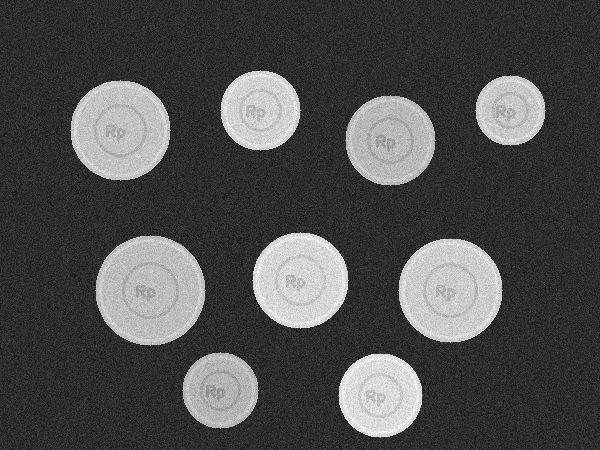
#> input picture sample_images/bimodal_coins.png, 600 x 450 px; its folder holds 4 pictures in this run
$ python 01_thresholding.py
#> lines starting #> are read from the running program, lines starting #| are printed output that depends on the picture; after the words box and inside, x2 and y2 are one past the last pixel; in counts of white or black regions, pixels touching at a corner belong together
"""
Modul Praktikum 05 - Bagian 1: Teknik Penambangan Ambang (Thresholding)
Topik:
1. Global Thresholding (Binary, Binary Inv, Trunc, ToZero)
2. Otsu's Thresholding (Penentuan ambang otomatis berbasis histogram bimodal)
3. Adaptive Thresholding (Mean-C vs Gaussian-C) untuk menangani variasi pencahayaan
"""

import os
import cv2
import numpy as np
import matplotlib.pyplot as plt

def demo_global_thresholding(img_gray):
    """
    Mendemonstrasikan berbagai mode Global Thresholding dengan nilai ambang tetap (T=127).
    """
    threshold_value = 127
    max_value = 255

    ret, thresh_bin = cv2.threshold(img_gray, threshold_value, max_value, cv2.THRESH_BINARY)
    ret, thresh_bin_inv = cv2.threshold(img_gray, threshold_value, max_value, cv2.THRESH_BINARY_INV)
    ret, thresh_trunc = cv2.threshold(img_gray, threshold_value, max_value, cv2.THRESH_TRUNC)
    ret, thresh_tozero = cv2.threshold(img_gray, threshold_value, max_value, cv2.THRESH_TOZERO)
    ret, thresh_tozero_inv = cv2.threshold(img_gray, threshold_value, max_value, cv2.THRESH_TOZERO_INV)

    results = {
        "Original Grayscale": img_gray,
        "THRESH_BINARY (T=127)": thresh_bin,
        "THRESH_BINARY_INV": thresh_bin_inv,
        "THRESH_TRUNC": thresh_trunc,
        "THRESH_TOZERO": thresh_tozero,
        "THRESH_TOZERO_INV": thresh_tozero_inv
    }
    return results

def demo_otsu_thresholding(img_bimodal):
    """
    Mendemonstrasikan Otsu's Binarization.
    Algoritma Otsu secara otomatis mencari threshold T optimal yang memaksimalkan
    variansi antar-kelas (between-class variance) pada citra berhistogram bimodal.
    """
    # 1. Global Thresholding biasa (T=127 acak)
    ret_global, thresh_global = cv2.threshold(img_bimodal, 127, 255, cv2.THRESH_BINARY)

    # 2. Otsu's Thresholding langsung pada citra grayscale
    ret_otsu, thresh_otsu = cv2.threshold(img_bimodal, 0, 255, cv2.THRESH_BINARY + cv2.THRESH_OTSU)

    # 3. Otsu's Thresholding setelah Gaussian Blur (mengurangi noise)
    blurred = cv2.GaussianBlur(img_bimodal, (5, 5), 0)
    ret_otsu_blur, thresh_otsu_blur = cv2.threshold(blurred, 0, 255, cv2.THRESH_BINARY + cv2.THRESH_OTSU)

    print(f"[Otsu Demo] Optimal Threshold tanpa filter: {ret_otsu:.2f}")
    print(f"[Otsu Demo] Optimal Threshold setelah Gaussian Blur: {ret_otsu_blur:.2f}")

    return {
        "original": img_bimodal,
        "global": thresh_global,
        "otsu": thresh_otsu,
        "otsu_blur": thresh_otsu_blur,
        "t_otsu": ret_otsu,
        "t_otsu_blur": ret_otsu_blur
    }

def demo_adaptive_thresholding(img_uneven):
    """
    Mendemonstrasikan keunggulan Adaptive Thresholding dibandingkan Global Thresholding
    pada citra dengan pencahayaan tidak seragam (non-uniform illumination).
    """
    # 1. Global Otsu (akan gagal karena bagian terang dan gelap memiliki nilai dasar berbeda)
    ret_otsu, thresh_otsu = cv2.threshold(img_uneven, 0, 255, cv2.THRESH_BINARY + cv2.THRESH_OTSU)

    # 2. Adaptive Mean Thresholding
    # T(x,y) = rata-rata area blok 11x11 dikurangi konstanta C (2)
    thresh_adapt_mean = cv2.adaptiveThreshold(
        img_uneven, 255, cv2.ADAPTIVE_THRESH_MEAN_C, cv2.THRESH_BINARY, blockSize=15, C=4
    )

    # 3. Adaptive Gaussian Thresholding
    # T(x,y) = bobot Gaussian area blok 11x11 dikurangi C
    thresh_adapt_gauss = cv2.adaptiveThreshold(
        img_uneven, 255, cv2.ADAPTIVE_THRESH_GAUSSIAN_C, cv2.THRESH_BINARY, blockSize=15, C=4
    )

    return {
        "Citra Pencahayaan Tidak Merata": img_uneven,
        f"Global Otsu (Gagal, T={ret_otsu:.1f})": thresh_otsu,
        "Adaptive Mean (Block=15, C=4)": thresh_adapt_mean,
        "Adaptive Gaussian (Block=15, C=4)": thresh_adapt_gauss
    }

def main():
    base_dir = os.path.dirname(os.path.abspath(__file__))
    sample_dir = os.path.join(base_dir, "sample_images")
    output_dir = os.path.join(base_dir, "output")
    os.makedirs(output_dir, exist_ok=True)

    print("==================================================")
    print("PRAKTIKUM 05: SEGMENTASI CITRA DENGAN THRESHOLDING")
    print("==================================================")

    # Load citra uji
    path_coins = os.path.join(sample_dir, "bimodal_coins.png")
    path_uneven = os.path.join(sample_dir, "uneven_light.png")

    img_coins = cv2.imread(path_coins, cv2.IMREAD_GRAYSCALE)
#> img_coins is the input picture: shape (450, 600); min 2, max 255, mean 77.9
    img_uneven = cv2.imread(path_uneven, cv2.IMREAD_GRAYSCALE)
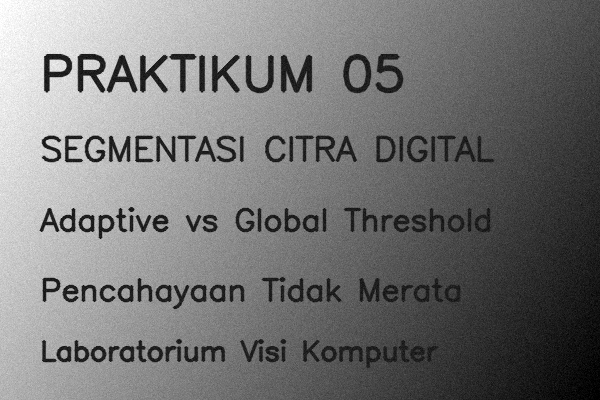
#> input picture sample_images/uneven_light.png, 600 x 400 px
#> img_uneven is the input picture: shape (400, 600); min 0, max 255, mean 117.5

    if img_coins is None or img_uneven is None:
        raise FileNotFoundError("Citra sampel belum ditemukan. Jalankan 00_generate_samples.py terlebih dahulu.")

    # Eksekusi Demo
    global_results = demo_global_thresholding(img_coins)
#> in demo_global_thresholding, `ret, thresh_bin = cv2.threshold(img_gray, threshold_value, max_value, ..`:
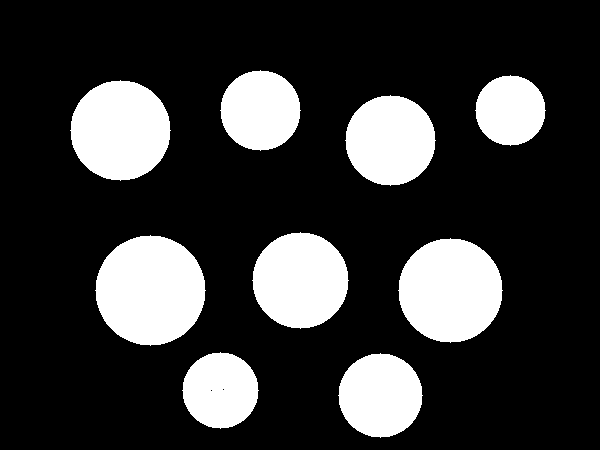
#> thresh_bin: shape (450, 600); 21.6% white; 9 white regions, largest, box (x1, y1, x2, y2) and area: (95, 235, 206, 346) 9477, (398, 238, 503, 343) 8497, (70, 80, 171, 181) 7845
#> in demo_global_thresholding, `ret, thresh_bin = cv2.threshold(img_gray, threshold_value, max_value, ..`: ret = 127
#> in demo_global_thresholding, `ret, thresh_tozero_inv = cv2.threshold(img_gray, threshold_value, max_..`:
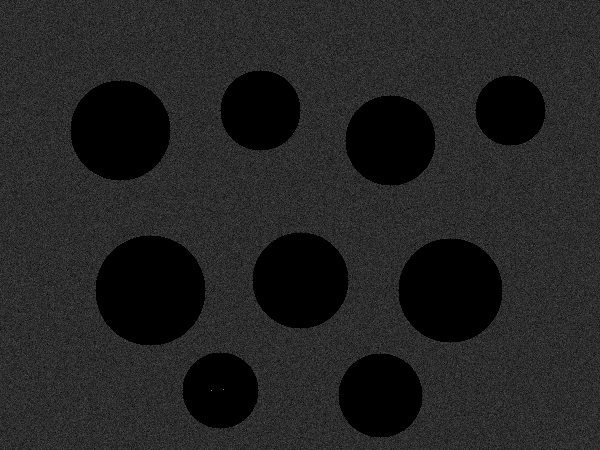
#> thresh_tozero_inv: shape (450, 600); min 0, max 126, mean 34.9
#> global_results = 6 items
    otsu_results = demo_otsu_thresholding(img_coins)
#> in demo_otsu_thresholding, `ret_otsu, thresh_otsu = cv2.threshold(img_bimodal, 0, 255, cv2.THRESH_..`: ret_otsu = 92
#> in demo_otsu_thresholding, `ret_otsu_blur, thresh_otsu_blur = cv2.threshold(blurred, 0, 255, cv2.T..`:
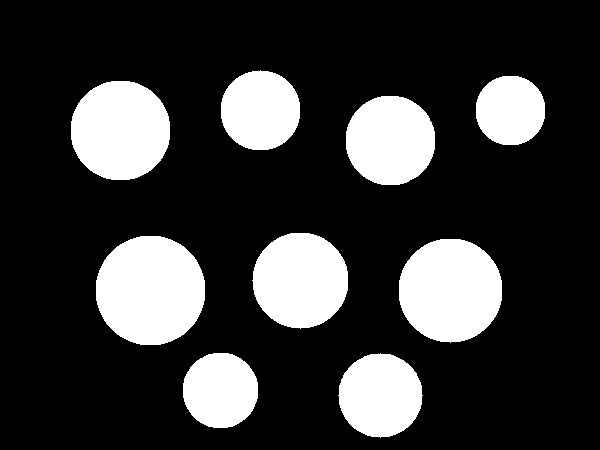
#> thresh_otsu_blur: shape (450, 600); 21.6% white; 9 white regions, largest, box (x1, y1, x2, y2) and area: (96, 236, 205, 345) 9473, (399, 239, 502, 343) 8495, (71, 81, 170, 180) 7841
#> in demo_otsu_thresholding, `ret_otsu_blur, thresh_otsu_blur = cv2.threshold(blurred, 0, 255, cv2.T..`: ret_otsu_blur = 120
#| [Otsu Demo] Optimal Threshold tanpa filter: 92.00
#| [Otsu Demo] Optimal Threshold setelah Gaussian Blur: 120.00
#> otsu_results = 6 items
    adaptive_results = demo_adaptive_thresholding(img_uneven)
#> in demo_adaptive_thresholding, `ret_otsu, thresh_otsu = cv2.threshold(img_uneven, 0, 255, cv2.THRESH_B..`:
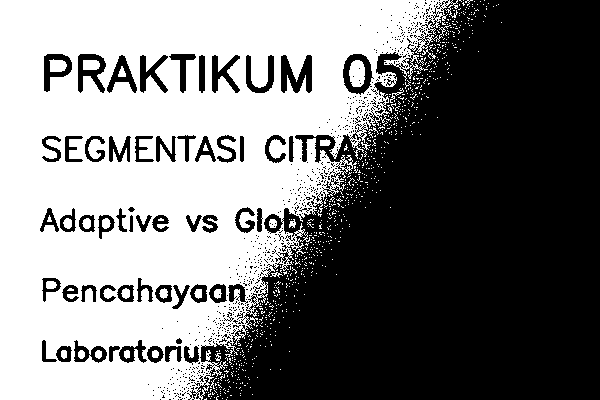
#> thresh_otsu: shape (400, 600); 47.9% white; 786 white regions (757 under 20 px), largest, box (x1, y1, x2, y2) and area: (0, 0, 458, 400) 111427, (349, 60, 365, 87) 355, (49, 59, 67, 72) 187
#> in demo_adaptive_thresholding, `ret_otsu, thresh_otsu = cv2.threshold(img_uneven, 0, 255, cv2.THRESH_B..`: ret_otsu = 119
#> in demo_adaptive_thresholding, `thresh_adapt_mean = cv2.adaptiveThreshold( img_uneven, 255, cv2.ADAPTI..`: thresh_adapt_mean: shape (400, 600); 72.1% white; black in thin lines or dots
#> in demo_adaptive_thresholding, `thresh_adapt_gauss = cv2.adaptiveThreshold( img_uneven, 255, cv2.ADAPT..`:
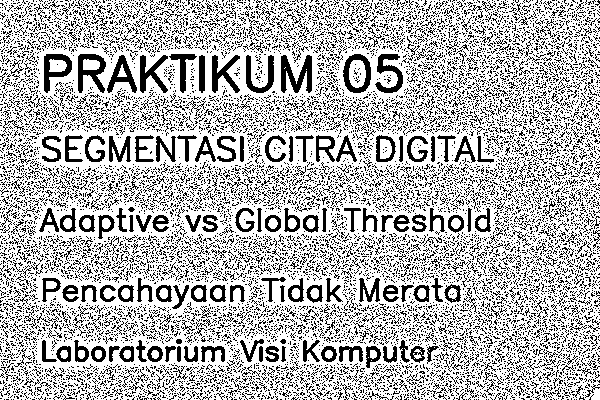
#> thresh_adapt_gauss: shape (400, 600); 71.3% white; black in thin lines or dots
#> adaptive_results = 4 items

    # --- Plotting Visualisasi Komprehensif ---
    fig = plt.figure(figsize=(16, 12))
    plt.suptitle("Praktikum 05: Eksplorasi Teknik Thresholding pada Segmentasi Citra", fontsize=16, fontweight='bold')

    # Bagian 1: Global Thresholding
    keys1 = list(global_results.keys())
#> keys1 = ['Original Grayscale', 'THRESH_BINARY (T=127)', 'THRESH_BINARY_INV', 'THRESH_TRUNC', 'THRESH_TOZERO', 'THRESH_TOZERO_INV']
    for i, k in enumerate(keys1):
        ax = plt.subplot(3, 4, i + 1)
        ax.imshow(global_results[k], cmap='gray')
        ax.set_title(k, fontsize=10, fontweight='bold')
        ax.axis('off')
#> this loop made 6 passes
#> k on passes 1 to 6: 'Original Grayscale', 'THRESH_BINARY (T=127)', 'THRESH_BINARY_INV', 'THRESH_TRUNC', 'THRESH_TOZERO', 'THRESH_TOZERO_INV'

    # Bagian 2: Otsu's Thresholding & Histogram
    ax_hist = plt.subplot(3, 4, 7)
    ax_hist.hist(img_coins.ravel(), 256, [0, 256], color='darkblue', alpha=0.7)
    ax_hist.axvline(127, color='r', linestyle='--', label='Global T=127')
    # Ambil nilai threshold otsu dari demo
    ret_otsu, _ = cv2.threshold(img_coins, 0, 255, cv2.THRESH_BINARY + cv2.THRESH_OTSU)
#> ret_otsu = 92
    ax_hist.axvline(ret_otsu, color='g', linestyle='-', linewidth=2, label=f'Otsu T={ret_otsu:.1f}')
    ax_hist.set_title("Histogram Koin & Nilai Ambang", fontsize=10, fontweight='bold')
    ax_hist.legend(fontsize=8)
    ax_hist.set_xlabel("Intensitas Piksel")
    ax_hist.set_ylabel("Frekuensi")

    ax_otsu = plt.subplot(3, 4, 8)
    ax_otsu.imshow(otsu_results["otsu_blur"], cmap='gray')
    ax_otsu.set_title(f"Hasil Otsu + Blur (T={otsu_results['t_otsu_blur']:.1f})", fontsize=10, fontweight='bold')
    ax_otsu.axis('off')

    # Bagian 3: Adaptive Thresholding
    keys3 = list(adaptive_results.keys())
#> keys3 = ['Citra Pencahayaan Tidak Merata', 'Global Otsu (Gagal, T=119.0)', 'Adaptive Mean (Block=15, C=4)', 'Adaptive Gaussian (Block=15, C=4)']
    for i, k in enumerate(keys3):
        ax = plt.subplot(3, 4, 9 + i)
        ax.imshow(adaptive_results[k], cmap='gray')
        ax.set_title(k, fontsize=10, fontweight='bold')
        ax.axis('off')
#> this loop made 4 passes

    plt.tight_layout(rect=[0, 0.03, 1, 0.95])
    out_path = os.path.join(output_dir, "01_thresholding_comparison.png")
    plt.savefig(out_path, dpi=200)
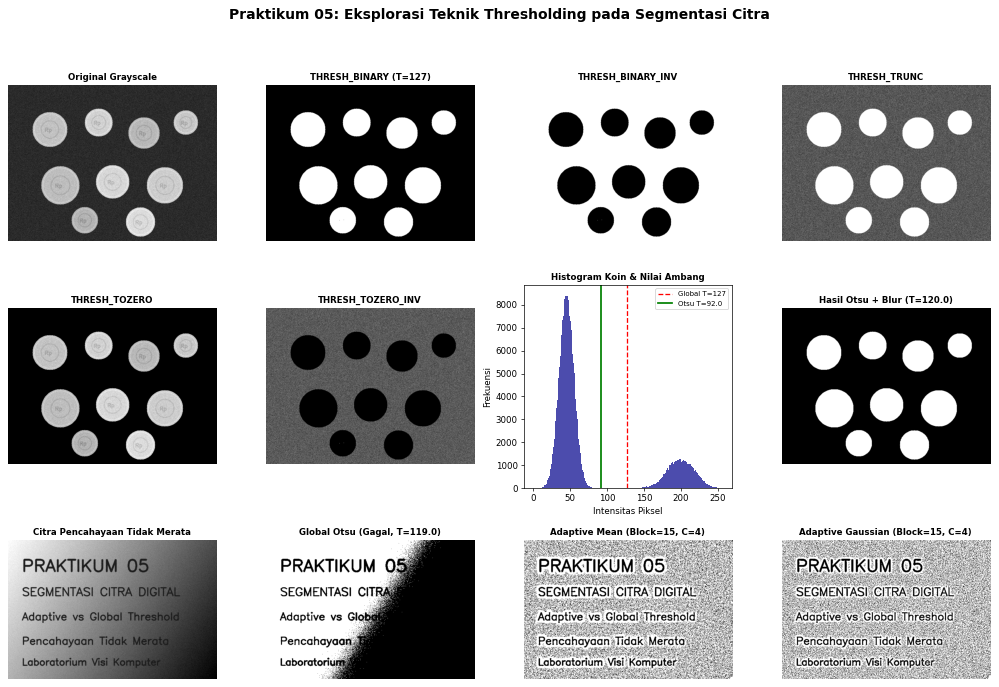
#> figure drawn by matplotlib, 12 panels; panel 7: tallest bar 8452 high, from x = 45 to 46
    plt.close()

    print(f"[SUCCESS] Hasil komparasi thresholding disimpan di: {out_path}")

if __name__ == "__main__":
    main()
